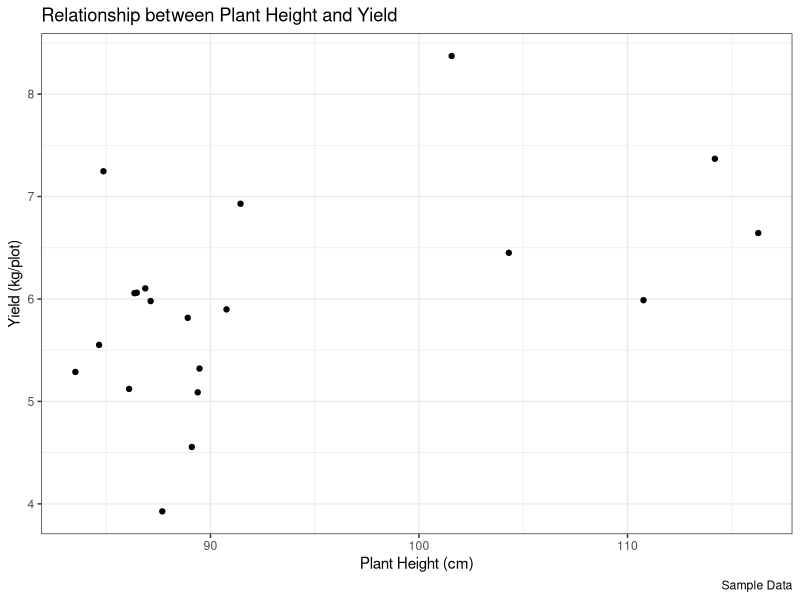
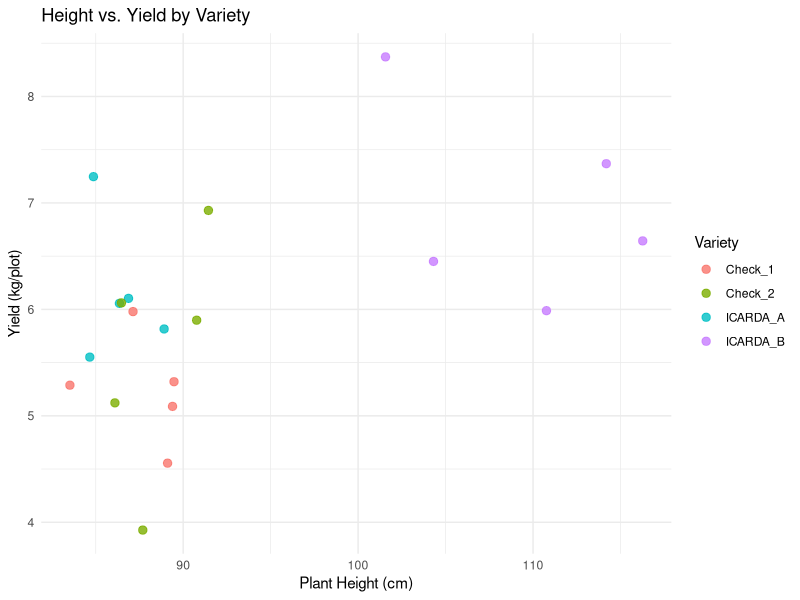
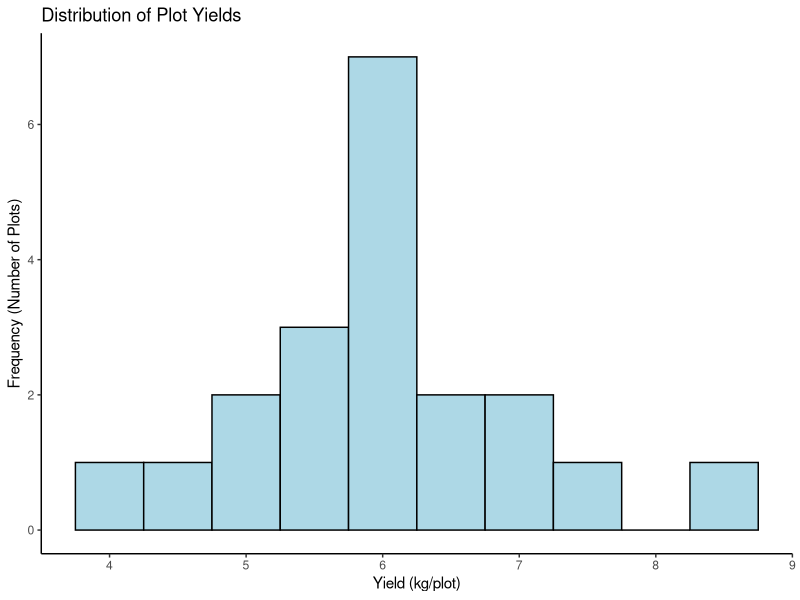
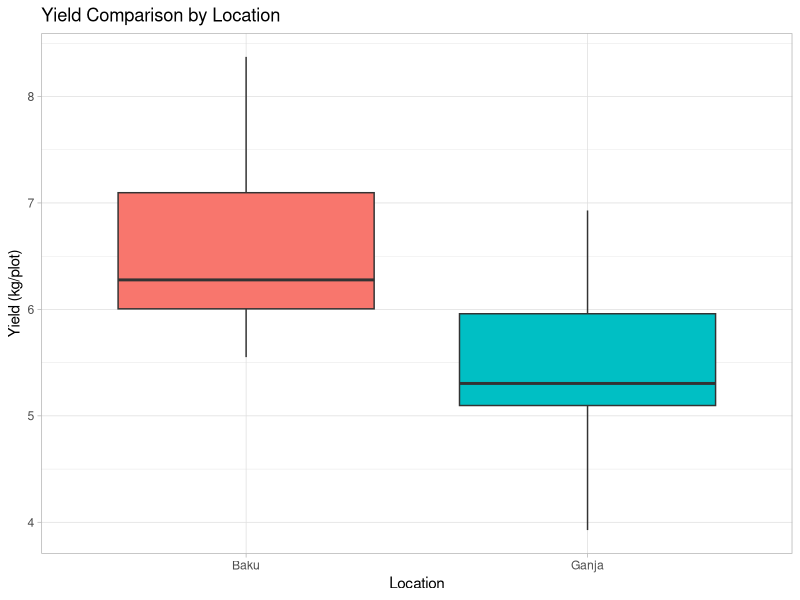
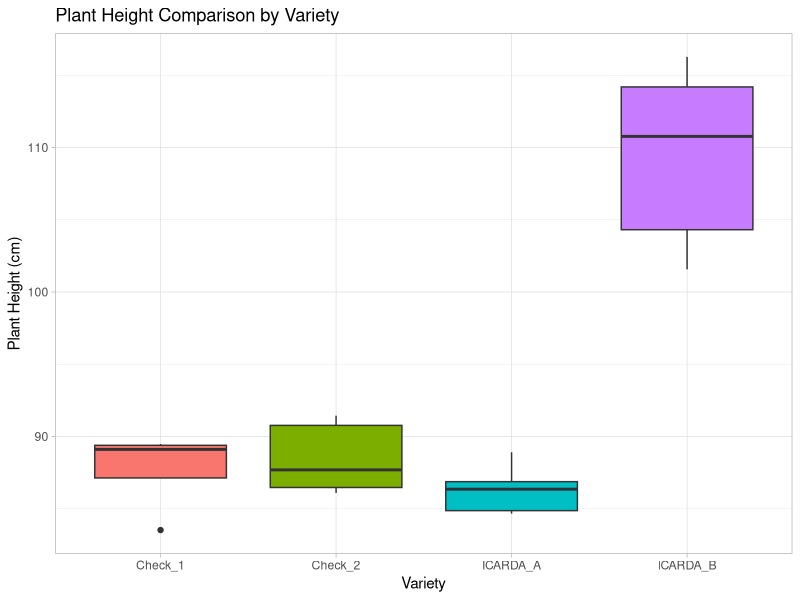
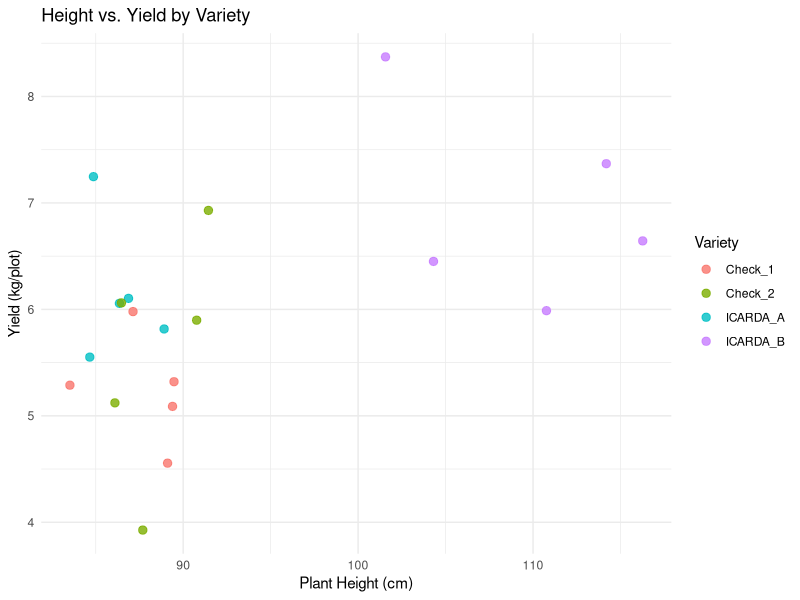
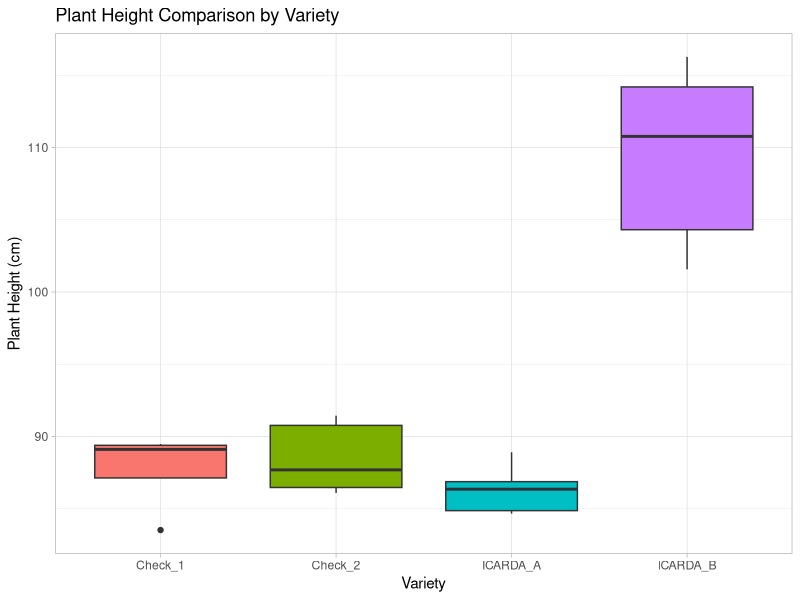

Here is the R script that generated these plots, in order:
## ---- chunk 1
library(here)
## ---- chunk 2
# Load necessary libraries
library(ggplot2)
library(dplyr) # Often used with ggplot2 for data prep
## ---- chunk 3
set.seed(123) # for reproducible random numbers
breeding_plot_data <-
  tibble(
    PlotID = paste0("P", 101:120),
    Variety = factor(rep(c("ICARDA_A", "ICARDA_B", "Check_1", "Check_2"), each = 5)),
    Location = factor(rep(c("Baku", "Ganja"), each = 10)),
    Yield = rnorm(20, mean = rep(c(6, 7, 5, 5.5), each = 5), sd = 0.8),
    Height = rnorm(20, mean = rep(c(90, 110, 85, 88), each = 5), sd = 5)
  )

# Take a quick look at the data structure
glimpse(breeding_plot_data)
## ---- chunk 4
# 1. ggplot(): data is breeding_plot_data, map Height to x, Yield to y
# 2. geom_point(): Add points layer
# 3. labs() and theme_bw(): Add labels and theme
plot1 <-
  ggplot(data = breeding_plot_data, mapping = aes(x = Height, y = Yield)) +
  geom_point() +
  labs(
    title = "Relationship between Plant Height and Yield",
    x = "Plant Height (cm)",
    y = "Yield (kg/plot)",
    caption = "Sample Data"
  ) +
  theme_bw() # Use a clean black and white theme

# Display the plot
plot1
## ---- chunk 5
# Map 'color' aesthetic to the Variety column
# Adjust point size and transparency for better visibility
plot2 <-
  ggplot(data = breeding_plot_data, mapping = aes(x = Height, y = Yield, color = Variety)) +
  geom_point(size = 2.5, alpha = 0.8) + # Make points slightly bigger, semi-transparent
  labs(
    title = "Height vs. Yield by Variety",
    x = "Plant Height (cm)",
    y = "Yield (kg/plot)"
  ) +
  theme_minimal() # Use a different theme

# Display the plot
plot2
## ---- chunk 6
# 1. ggplot(): data, map Yield to x-axis
# 2. geom_histogram(): Add histogram layer. Adjust 'binwidth' or 'bins'.
# 3. labs() and theme_classic(): Add labels and theme
plot3 <-
  ggplot(data = breeding_plot_data, mapping = aes(x = Yield)) +
  geom_histogram(binwidth = 0.5, fill = "lightblue", color = "black") + # Specify binwidth, fill, and outline color
  labs(
    title = "Distribution of Plot Yields",
    x = "Yield (kg/plot)",
    y = "Frequency (Number of Plots)"
  ) +
  theme_classic()

# Display the plot
plot3
## ---- chunk 7
# 1. ggplot(): data, map Location (categorical) to x, Yield (numeric) to y
# 2. geom_boxplot(): Add boxplot layer. Map 'fill' to Location for color.
# 3. labs() and theme_light(): Add labels and theme
# 4. theme(): Customize theme elements (e.g., remove legend)
plot4 <-
  ggplot(data = breeding_plot_data, mapping = aes(x = Location, y = Yield, fill = Location)) +
  geom_boxplot() +
  labs(
    title = "Yield Comparison by Location",
    x = "Location",
    y = "Yield (kg/plot)"
  ) +
  theme_light() +
  theme(legend.position = "none") # Hide legend if coloring is obvious from x-axis

# Display the plot
plot4
## ---- chunk 8
output_dir <- here("output","figures")
if (!dir.exists(output_dir)) {
  dir.create(output_dir, recursive = TRUE)
}

# Save the height vs yield scatter plot (plot2)
ggsave(
  filename = file.path(output_dir, "height_yield_scatter.png"), # Use file.path for robust paths
  plot = plot2,                               # The plot object to save
  width = 7,                                  # Width in inches
  height = 5,                                 # Height in inches
  dpi = 300                                   # Resolution (dots per inch)
)

# You can save in other formats too, like PDF:
# ggsave(
#   filename = file.path(output_dir, "yield_distribution.pdf"),
#   plot = plot3,
#   width = 6,
#   height = 4
# )
## ---- chunk 9
# Exercise: Box plot comparing Plant Height across Varieties
plot5 <-
  ggplot(data = breeding_plot_data, mapping = aes(x = Variety, y = Height, fill = Variety)) +
  geom_boxplot() +
  labs(
    title = "Plant Height Comparison by Variety",
    x = "Variety",
    y = "Plant Height (cm)"
   ) +
  theme_light() +
  theme(legend.position = "none")

# Display the new plot
plot5
## ---- chunk 10
# Ensure output directory exists
output_dir <- "output/figures"
if (!dir.exists(output_dir)) {
  dir.create(output_dir, recursive = TRUE)
}

# Save the box plot as a PNG file
ggsave(
  filename = file.path(output_dir, "height_variety_boxplot.png"),
  plot = plot5,
  width = 7,
  height = 5,
  dpi = 300
)
